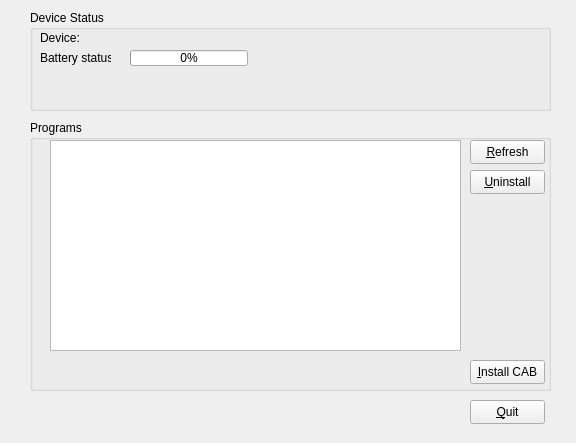
<ui version="4.0" >
 <class>mainWindow</class>
 <widget class="QWidget" name="mainWindow" >
  <property name="geometry" >
   <rect>
    <x>0</x>
    <y>0</y>
    <width>576</width>
    <height>443</height>
   </rect>
  </property>
  <property name="windowTitle" >
   <string>SynCE KDE Device Manager</string>
  </property>
  <widget class="QGroupBox" name="groupBox" >
   <property name="geometry" >
    <rect>
     <x>30</x>
     <y>10</y>
     <width>521</width>
     <height>101</height>
    </rect>
   </property>
   <property name="title" >
    <string>Device Status</string>
   </property>
   <widget class="QLabel" name="label" >
    <property name="geometry" >
     <rect>
      <x>10</x>
      <y>20</y>
      <width>71</width>
      <height>16</height>
     </rect>
    </property>
    <property name="text" >
     <string>Device:</string>
    </property>
   </widget>
   <widget class="QLabel" name="label_2" >
    <property name="geometry" >
     <rect>
      <x>10</x>
      <y>40</y>
      <width>71</width>
      <height>16</height>
     </rect>
    </property>
    <property name="text" >
     <string>Battery status:</string>
    </property>
   </widget>
   <widget class="QProgressBar" name="batteryStatus" >
    <property name="geometry" >
     <rect>
      <x>100</x>
      <y>40</y>
      <width>118</width>
      <height>16</height>
     </rect>
    </property>
    <property name="value" >
     <number>0</number>
    </property>
   </widget>
   <widget class="QLabel" name="label_devicename" >
    <property name="geometry" >
     <rect>
      <x>100</x>
      <y>20</y>
      <width>44</width>
      <height>14</height>
     </rect>
    </property>
    <property name="text" >
     <string/>
    </property>
   </widget>
  </widget>
  <widget class="QGroupBox" name="groupBox_2" >
   <property name="geometry" >
    <rect>
     <x>30</x>
     <y>120</y>
     <width>521</width>
     <height>271</height>
    </rect>
   </property>
   <property name="title" >
    <string>Programs</string>
   </property>
   <widget class="QPushButton" name="pushButton_InstallCAB" >
    <property name="geometry" >
     <rect>
      <x>440</x>
      <y>240</y>
      <width>75</width>
      <height>24</height>
     </rect>
    </property>
    <property name="text" >
     <string>&amp;Install CAB</string>
    </property>
   </widget>
   <widget class="QPushButton" name="pushButton_Uninstall" >
    <property name="geometry" >
     <rect>
      <x>440</x>
      <y>50</y>
      <width>75</width>
      <height>24</height>
     </rect>
    </property>
    <property name="text" >
     <string>&amp;Uninstall</string>
    </property>
   </widget>
   <widget class="QListWidget" name="listInstalledPrograms" >
    <property name="geometry" >
     <rect>
      <x>20</x>
      <y>20</y>
      <width>411</width>
      <height>211</height>
     </rect>
    </property>
   </widget>
   <widget class="QPushButton" name="pushButton_Refresh" >
    <property name="geometry" >
     <rect>
      <x>440</x>
      <y>20</y>
      <width>75</width>
      <height>24</height>
     </rect>
    </property>
    <property name="text" >
     <string>&amp;Refresh</string>
    </property>
   </widget>
  </widget>
  <widget class="QPushButton" name="pushButton_Quit" >
   <property name="geometry" >
    <rect>
     <x>470</x>
     <y>400</y>
     <width>75</width>
     <height>24</height>
    </rect>
   </property>
   <property name="text" >
    <string>&amp;Quit</string>
   </property>
  </widget>
 </widget>
 <resources/>
 <connections/>
</ui>
